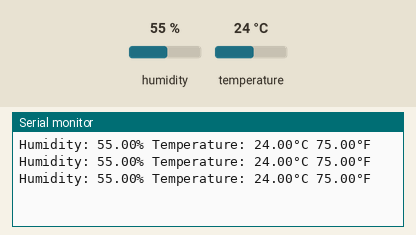
Recording of a sketch running on a simulated Arduino Uno, built with avr-gcc and run on an emulated ATmega328P. Parts: the last lines printed to the serial monitor. The test bench sets the inputs (shaded band); at power-on: humidity 55 %, temperature 24 °C.

Above: at 2.8 s.
2.9 s: humidity set to 22 %
At 5.5 s:
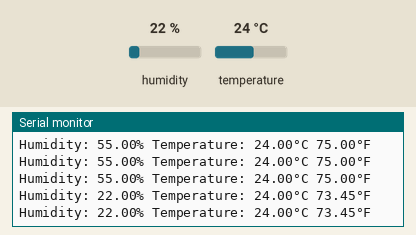
5.6 s: temperature set to 12 °C
At 6.5 s:
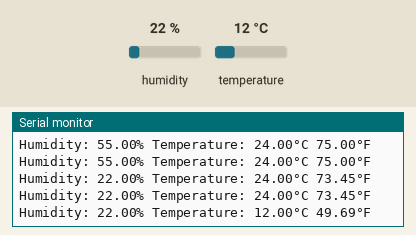
8.3 s: humidity set to 40 %
At 9.8 s:
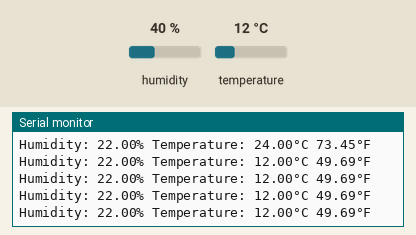
Timing chart, 0 to 11.3 s (numbered marks = the images above; inputs shaded):
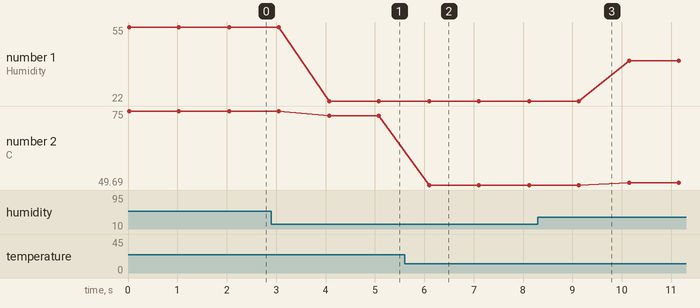

Measured:
- after the input at 2.9 s, the serial monitor: prints a new line after 1.2 s (image 1)
- after the input at 5.6 s, the serial monitor: prints a new line after 0.50 s (image 2)
- plotted number 1: 55 → 22 after the input at 2.9 s, 22 → 40 after the input at 8.3 s
- plotted number 2: 75 → 73.45 after the input at 2.9 s, 73.45 → 49.69 after the input at 5.6 s, 49.69 → 50.54 after the input at 8.3 s

The sketch:

Basic.ino
```cpp
#include <DHT.h>

#define dhtpin 2

#define dhttype DHT11

DHT dht(dhtpin,dhttype);


void setup() {
  Serial.begin(9600);
  dht.begin();

}

void loop() {
  float h = dht.readHumidity();
  float t = dht.readTemperature();
  float f = dht.readTemperature(true);  //fahrenheit

  if(isnan(h) || isnan(t) || isnan(f)){
    Serial.println(F("Failed to read from DHT sensor!"));
    delay(1000);
    return;
  }
  float hif = dht.computeHeatIndex(f,h);
  float hic = dht.computeHeatIndex(t,h,false);  //Celsius

  Serial.print(F("Humidity: "));
  Serial.print(h);
  Serial.print(F("% Temperature: "));
  Serial.print(t);
  Serial.print(F("°C "));
  Serial.print(hif);
  Serial.println(F("°F"));
  delay(1000);
}
```
